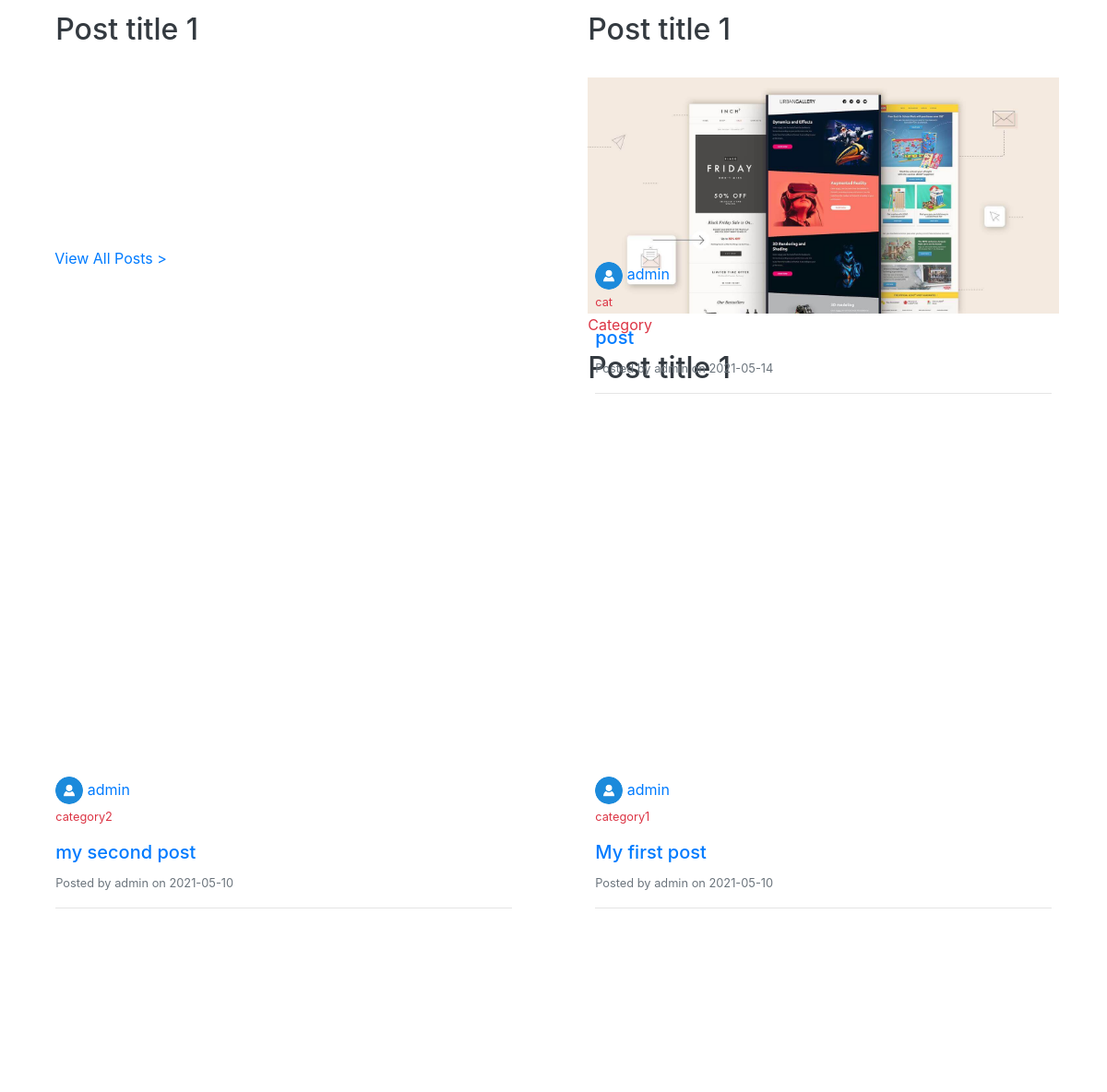
Before: / (middle part) with the older database file.
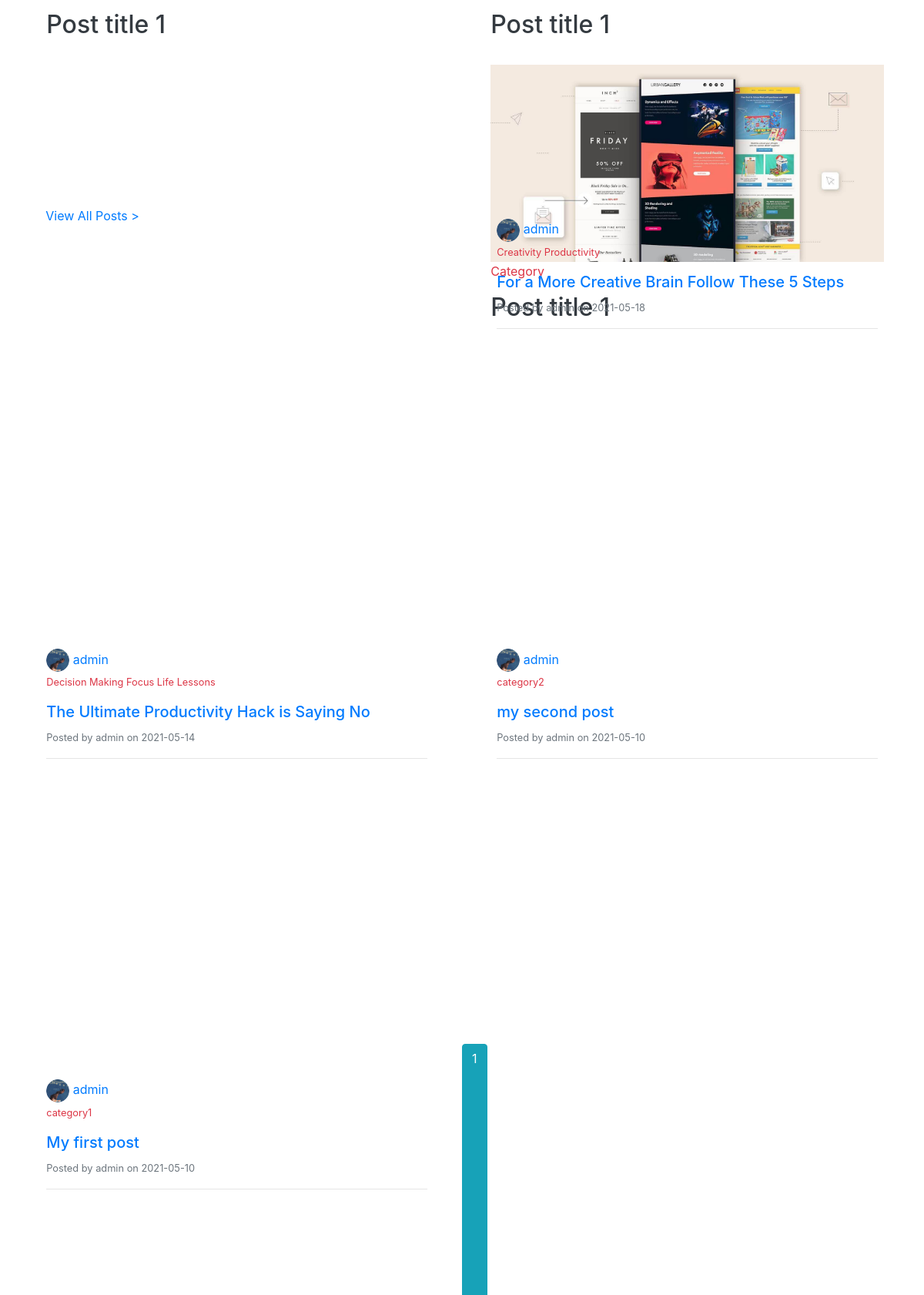
After: the same page with the newer database file.
### app/models.py (models this page shows, shortened)
class Articles(db.Model):
    id = db.Column(db.Integer, primary_key = True)
    title = db.Column(db.String(100), nullable = False)
    category = db.Column(db.String(200), nullable = False)
    content = db.Column(db.Text, nullable = False)
    date_posted = db.Column(db.DateTime, nullable = False, default = datetime.utcnow)
    slug = db.Column(db.String(255))
    user_id = db.Column(db.Integer, db.ForeignKey('users.id'), nullable = False)
    imgs = db.relationship('Images',backref = 'article',lazy = True)
    userscomments = db.relationship('Comments', backref = 'its_article', lazy = True)

class Users(db.Model, UserMixin):
    id = db.Column(db.Integer,primary_key = True)
    username = db.Column(db.String(20), unique = True, nullable = False)
    email = db.Column(db.String(120), unique =True, nullable = False)
    profile_pic = db.Column(db.String(20), nullable = False, default = 'avatar.png')
    password = db.Column(db.String(100), nullable = False)
    admin = db.Column(db.Boolean, nullable = False, default = False)
    posts = db.relationship('Articles', backref = 'author', lazy = True)
    the_comments = db.relationship('Comments', backref='writer',lazy=True)
    post_author = db.Column(db.Boolean, nullable=False, default=False)

### app/routes.py (the view)
@app.route('/')
def index():
    page = request.args.get('page', 1, type=int)
    articles = Articles.query.order_by(Articles.date_posted.desc()).paginate(per_page=10, page=page)
    return render_template('index.html',articles = articles)

### app/templates/index.html (shortened to what this page needs)
{% extends "layout.html" %}
{% block body %}
<div class="mt-5">
  <div class="section-1 text-dark ">
    <div class="post-container p-3">
      <h2>Post title 1</h2>
    </div>
    <div class="text-dark d-flex flex-column">
        <div class="post-container p-2">
            <h2>Post title 1</h2>
        </div>
        <div class="post-container p-2 mt-2">
          <img class="post-image" src="{{ url_for('static',filename='imgs/post_imgs/newsletter.jpg') }}" alt="" width="100%" height="auto">
            <p class="text-danger">Category</p>
            <h2>Post title 1</h2>
        </div>
    </div>
 <div class="container">
  <a class="" href="#">View All Posts &gt;</a>
 </div>
    {% for article in articles.items %}
    <div class="p-3">
      <a href="{{ url_for('user_posts',username=article.author.username) }}">
      <img style="border-radius: 50%;width: 30px;height: 30px;" src="{{ url_for('static',filename='imgs/profile_pics/' + article.author.profile_pic )}}">
      <span>{{ article.author.username }}</span>
      </a>
      <p><small class="text-danger">{{ article.category }}</small></p>
      <h5><a href="{{ url_for('post', id = article.id) }}">{{ article.title }}</a></h5>
      <small class="text-muted">Posted by {{ article.author.username }} on {{ article.date_posted.strftime('%Y-%m-%d') }}</small>
      <hr>
      </div>
    {% endfor %}
    {% for page_num in articles.iter_pages(left_edge=1,right_edge=1,left_current=1,right_current=2) %}
        {% if page_num %}
            {% if articles.page == page_num %}
                <a class="btn btn-info mb-4" href="{{url_for('index', page = page_num)}}">{{ page_num }}</a>
            {% else %}
            <a class="btn btn-outline-info mb-4" href="{{url_for('index', page = page_num)}}">{{ page_num }}</a>
            {% endif %}
        {% else %}
            ...
        {% endif %}
    {% endfor %}
</div>
{% endblock %}

Changed rows visible on the page:
added Articles: profile_pic (picture), author.username "admin", category "Creativity Productivity", title "For a More Creative Brain Follow These 5 Steps", date_posted "2021-05-18"
changed Articles: profile_pic: picture added in place of a placeholder; category "cat" → "Decision Making Focus Life Lessons"; title "post" → "The Ultimate Productivity Hack is Saying No"
changed through a linked row, Articles "my second post": profile_pic: picture added in place of a placeholder
changed through a linked row, Articles "My first post": profile_pic: picture added in place of a placeholder
Other visible differences:
new list line: "1"
